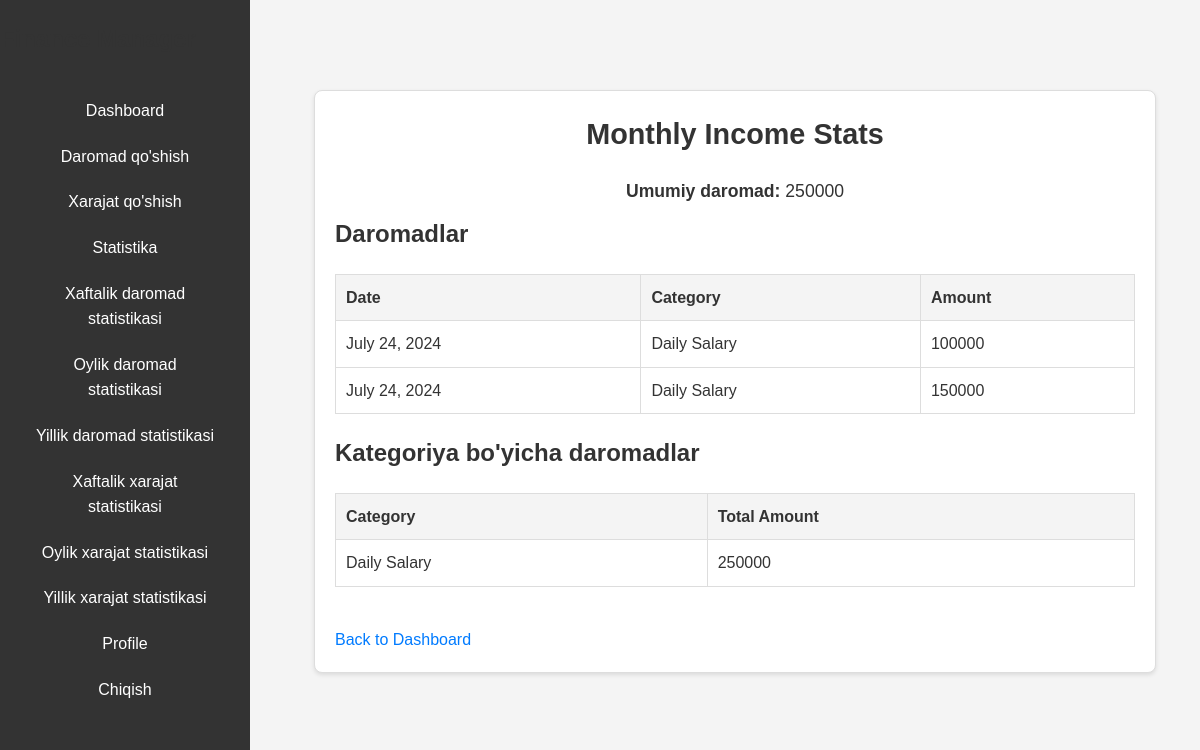
Page /main/income_stats/monthly/ (signed in) on the earlier database version.
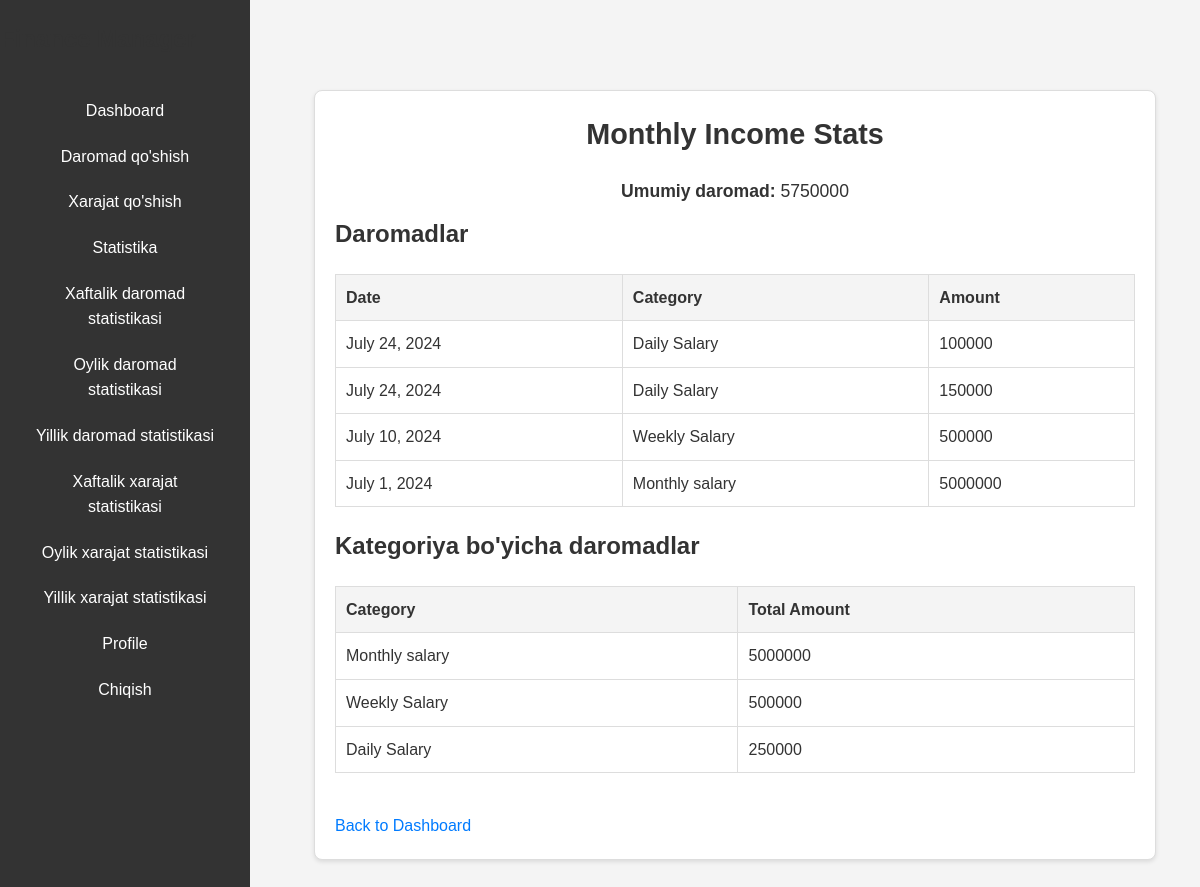
Same page on the later database version.
### main/models.py (models this page shows, shortened)
class Income(models.Model):
    user = models.ForeignKey(settings.AUTH_USER_MODEL, on_delete=models.CASCADE)
    amount = models.IntegerField()
    date = models.DateField()
    description = models.TextField(blank=True, null=True)
    currency = models.ForeignKey(Currency, on_delete=models.SET_NULL, null=True)
    income_type = models.ForeignKey(IncomeType, on_delete=models.SET_NULL, null=True)

class IncomeType(models.Model):
    name = models.CharField(max_length=100)

### main/views.py (the view)
# urls.py: path('income_stats/<str:period>/', views.income_stats, name='income_stats'),
@login_required
def income_stats(request, period):
    today = timezone.now().date()
    if period == 'weekly':
        start_period = today - timedelta(days=today.weekday())
        end_period = start_period + timedelta(days=6)
    elif period == 'monthly':
        start_period = today.replace(day=1)
        end_period = today.replace(day=calendar.monthrange(today.year, today.month)[1])
    elif period == 'yearly':
        start_period = today.replace(month=1, day=1)
        end_period = today.replace(month=12, day=31)
    else:
        return redirect('dashboard')
    incomes = Income.objects.filter(user=request.user, date__range=[start_period, end_period])
    total_income = incomes.aggregate(Sum('amount'))['amount__sum'] or 0.00
    incomes_by_type = incomes.values('income_type__name').annotate(total=Sum('amount')).order_by('-total')
    context = {
        'incomes': incomes,
        'total_income': total_income,
        'period': period,
        'incomes_by_type': incomes_by_type,
    }
    return render(request, 'main/income_stats.html', context)

### templates/main/income_stats.html (shortened to what this page needs)
{% extends "base.html" %}
{% block content %}
<div class="stats-container">
    <h1>{{ period|capfirst }} Income Stats</h1>
    <p><strong>Umumiy daromad:</strong> {{ total_income }}</p>
    <div class="income-section">
        <h2>Daromadlar</h2>
        <table>
            <thead>
            <tr>
                <th>Date</th>
                <th>Category</th>
                <th>Amount</th>
            </tr>
            </thead>
            <tbody>
            {% for income in incomes %}
            <tr>
                <td>{{ income.date }}</td>
                <td>{{ income.income_type.name }}</td>
                <td>{{ income.amount }}</td>
            </tr>
            {% endfor %}
            </tbody>
        </table>
    </div>
    <div class="category-incomes-section">
        <h2>Kategoriya bo'yicha daromadlar</h2>
        <table>
            <thead>
            <tr>
                <th>Category</th>
                <th>Total Amount</th>
            </tr>
            </thead>
            <tbody>
            {% for item in incomes_by_type %}
            <tr>
                <td>{{ item.income_type__name }}</td>
                <td>{{ item.total }}</td>
            </tr>
            {% endfor %}
            </tbody>
        </table>
    </div>
    <a href="{% url 'dashboard' %}" class="back-link">Back to Dashboard</a>
</div>
{% endblock content %}

Differences in the rows shown:
added Income: date "July 10, 2024", income_type.name "Weekly Salary", amount "500000"
added Income: date "July 1, 2024", income_type.name "Monthly salary", amount "5000000"
now on this page (row unchanged): IncomeType: income_type__name "Monthly salary", total "5000000"
now on this page (row unchanged): IncomeType: income_type__name "Weekly Salary", total "500000"
Other differences:
{{ total_income }}: "250000" → "5750000"
